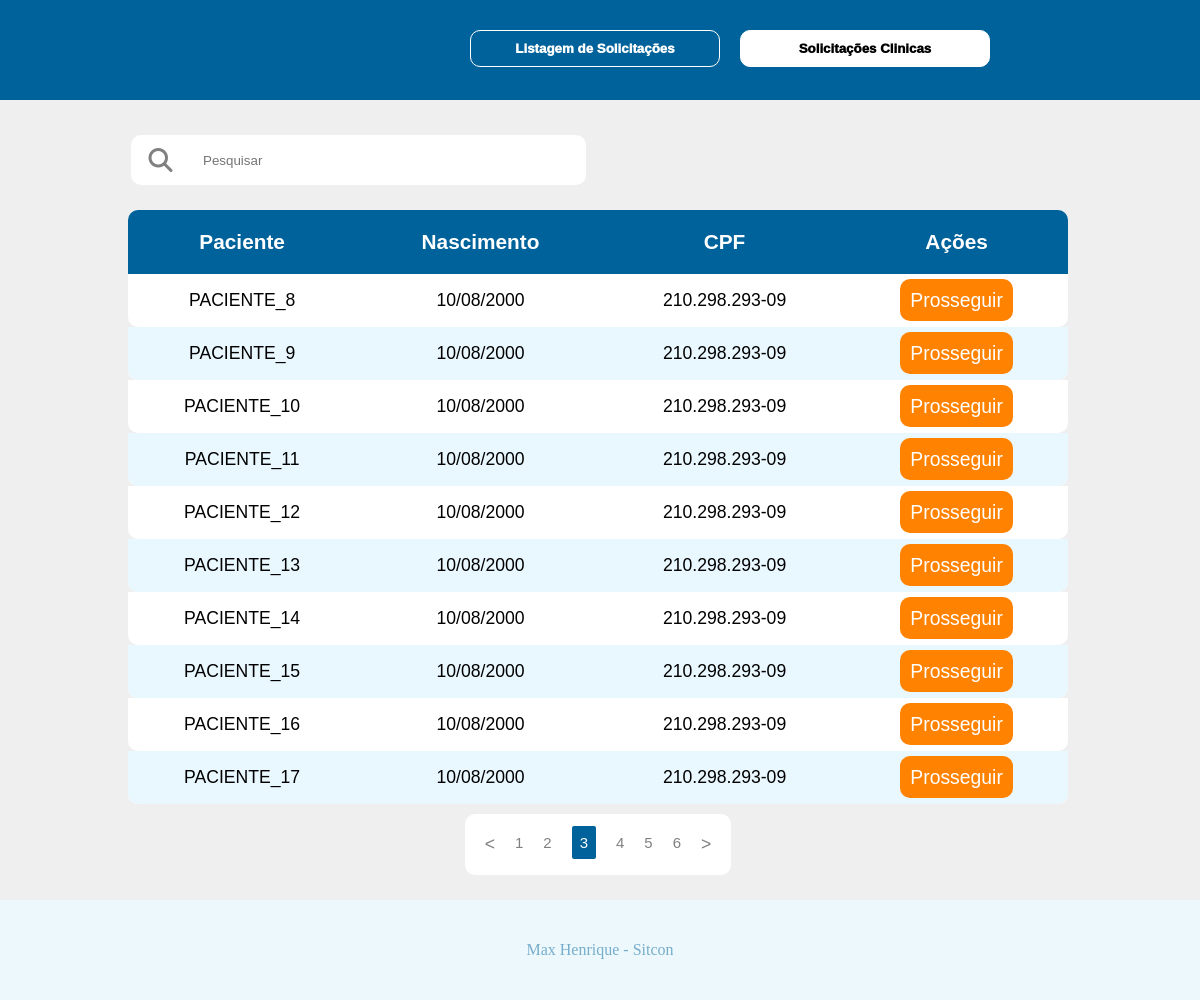
The page /index.php?page=3 on the database its author committed.
### tables this page shows
CREATE TABLE `pacientes` (
  `id` int(11) NOT NULL,
  `nome` varchar(50) NOT NULL,
  `dataNasc` date NOT NULL,
  `CPF` varchar(12) NOT NULL,
  `status` varchar(7) NOT NULL
);

### Configs/Class/class_pacientes.php (called while the page is built, shortened)
<?php
class Pacientes{
    public static function getPacientes($pesquisa){
        $whereSearch = '';
        if(!isset($_GET['page'])){
            $page = 1;
        }else{
            $page = $_GET['page'];
        }
        if($page == 1){
            $limit = " LIMIT 10";
        }else{
            $limit = " LIMIT ".($page-1) * 10 .",10";
        }
        $SQLQuantidade = "SELECT * FROM pacientes $whereSearch";
        $qtItem = mysqli_num_rows(mysqli_query(Database::DB(),$SQLQuantidade));
        $SQL = "SELECT * FROM pacientes $whereSearch $limit";
        $return = array(
            "rows" => mysqli_query(Database::DB(),$SQL),
            "quantidadeItens" => ceil($qtItem),
            "debug"=> $SQL
        );
        return $return;
    }
}

### Configs/Database/db.php (called while the page is built)
<?php
class Database{
    public static function DB(){
        return mysqli_connect('localhost','root','','desafiositcon');
    }
}

### Configs/Class/class_sitcon.php (called while the page is built)
<?php
class Sitcon{
    public static function cpfCnpj($val, $mask) {
        $maskared = '';
        $k = 0;
        for($i = 0; $i<=strlen($mask)-1; $i++) {
            if($mask[$i] == '#') {
                if(isset($val[$k])) $maskared .= $val[$k++];
            } else {
                if(isset($mask[$i])) $maskared .= $mask[$i];
            }
        }
        return $maskared;
    }
    public static function data($data,$tipo){
        return date($tipo, strtotime($data));
    }
}

### index.php (the view)
<?php
include"Configs/Includes/header.php";
require"Configs/Class/class_pacientes.php";
?>
<div class="table-sitcon">
    <form id="pesquisa" action="index.php" method="GET">
        <i class="fa fa-search"></i><input type="search" name="pesquisar" value="<?=(isset($_GET['pesquisar']) ? $_GET['pesquisar'] : '' )?>" placeholder="Pesquisar">
    </form>
    <table>
        <thead class="font-label">
            <tr>
                <th>Paciente</th>
                <th>Nascimento</th>
                <th>CPF</th>
                <th>Ações</th>
            </tr>
        </thead>
        <tbody>
            <?php
            $QuantidadeItens = Pacientes::getPacientes((isset($_GET['pesquisar']) ? $_GET['pesquisar'] : '' ))['quantidadeItens'];
            $linksPaginaveis = ceil($QuantidadeItens/10);
            foreach(Pacientes::getPacientes((isset($_GET['pesquisar']) ? $_GET['pesquisar'] : '' ))['rows'] as $p){
            ?>
            <tr>
                <td><?=$p['nome']?></td>
                <td><?=Sitcon::data($p['dataNasc'],'d/m/Y')?></td>
                <td><?=Sitcon::cpfCnpj($p['CPF'],'###.###.###-###')?></td>
                <td><a href="paciente.php?ID=<?=$p['id']?>" class="btn-prosseguir">Prosseguir</a></td>
            </tr>
            <?php
            }
            ?>
        </tbody>
    </table>
    <span id="pagination">
         <ul>
            <li id="back" style="font-size:1.1em"><a href='index.php<?=(isset($_GET['pesquisar']) ? '?pesquisar='.$_GET['pesquisar']."&page=1" : '?page=1' )?>' class='linkUnselected'><</a></li>
            <?php
            if(!isset($_GET['page'])){
                $page = 1;
            }else{
                $page = $_GET['page'];
            }
            $primeiraPagina = max($page - 3,1);
            $ultimaPagina = min($QuantidadeItens,$page + 3);
            for($i=$primeiraPagina;$i<=$ultimaPagina;$i++){
                $active = "class=\"linkUnselected\"";
                if($page == $i){
                    $active = "class=\"linkSelected\"";
                }
                if($i <= $linksPaginaveis){
                ?>
                    <li><a href='index.php<?=(isset($_GET['pesquisar']) ? '?pesquisar='.$_GET['pesquisar'].'&page='.$i : '?page='.$i )?>' <?=$active?>><?=$i?></a></li>
                <?php
                }
            }
            ?>
            <li id="next" style="font-size:1.1em"><a href='index.php<?=(isset($_GET['pesquisar']) ? '?pesquisar='.$_GET['pesquisar'].'&page='.$linksPaginaveis : '?page='.$linksPaginaveis )?>' class='linkUnselected'>></a></li>
        </ul>
    </span>
</div>
<?php
include"Configs/Includes/footer.php";
?>

### css/headerfooter.css (style rules this page uses)
* { margin:0; padding:0; list-style:none; text-decoration:none; }
body { background:#EFEFEF; overflow:scroll; height:1000px; }
.table-sitcon tbody tr:nth-child(even), .table-sitcon-solicitacoes tbody tr:nth-child(even) { background-color: #e9f7ff; }
.font-label { font-family:Arial, Helvetica, sans-serif; font-weight:1000; }

### css/index.css (style rules this page uses)
.table-sitcon, .table-sitcon-solicitacoes { width:98%; display:flex; flex-direction:column; align-items:center; margin:10px; }
.table-sitcon table thead, .table-sitcon-solicitacoes table thead { background:#00629B; font-size:1.3em; }
.linkUnselected { color:gray; }
.linkSelected { background:#00629B; padding:8px; color:white; text-align:center; border-radius:2px; }
#pagination { display:flex; flex-direction:row; background:white; padding:10px; color:gray; margin:10px; border-radius:10px; }
#pagination ul { display:flex; flex-direction:row; }
#pagination ul li { margin:10px; font-family:Impact, Haettenschweiler, 'Arial Narrow Bold', sans-serif; font-size:15px }
.table-sitcon table tbody, .table-sitcon-solicitacoes table tbody { font-size:1.1em; font-family:Arial, Helvetica, sans-serif; background:white; }
.table-sitcon table tbody tr td, .table-sitcon-solicitacoes table tbody tr td { padding:15px; }
.table-sitcon table tbody tr td:nth-child(1) { border-bottom-left-radius: 10px; }
.table-sitcon table tbody tr td:nth-child(4) { border-bottom-right-radius: 10px; }
.table-sitcon table thead tr th, .table-sitcon-solicitacoes table thead tr th { padding:20px; color:white; }
.table-sitcon table thead tr th:nth-child(1) { border-top-left-radius: 10px; }
.table-sitcon table thead tr th:nth-child(4) { border-top-right-radius: 10px; }
#pesquisa { width:79.5%; padding:25px; }
#pesquisa input { float:left; padding:14.5px; width:400px; background:white; border:solid white; border-bottom-right-radius: 10px; border-top-right-radius: 10px; border-bottom-left-radius: 0px; border-top-left-radius: 0px; }
#pesquisa i { float:left; padding:10px; background:white; border:solid white; border-bottom-left-radius: 10px; border-top-left-radius: 10px; color:gray; font-size:1.5em; padding-left:15px; }
.btn-prosseguir { padding:10px; background-color:#FF8200; color:white; border:none; border-radius:10px; font-family:Arial, Helvetica, sans-serif; font-size:1.1em; }
.table-sitcon table,.table-sitcon-solicitacoes table { width:80%; margin:0px; border-spacing:0px; text-align:center; }

### rows shown on the page
pacientes: nome "PACIENTE_8", dataNasc "10/08/2000", CPF "210.298.293-09"
pacientes: nome "PACIENTE_9", dataNasc "10/08/2000", CPF "210.298.293-09"
pacientes: nome "PACIENTE_10", dataNasc "10/08/2000", CPF "210.298.293-09"
pacientes: nome "PACIENTE_11", dataNasc "10/08/2000", CPF "210.298.293-09"
pacientes: nome "PACIENTE_12", dataNasc "10/08/2000", CPF "210.298.293-09"
pacientes: nome "PACIENTE_13", dataNasc "10/08/2000", CPF "210.298.293-09"
pacientes: nome "PACIENTE_14", dataNasc "10/08/2000", CPF "210.298.293-09"
pacientes: nome "PACIENTE_15", dataNasc "10/08/2000", CPF "210.298.293-09"
pacientes: nome "PACIENTE_16", dataNasc "10/08/2000", CPF "210.298.293-09"
pacientes: nome "PACIENTE_17", dataNasc "10/08/2000", CPF "210.298.293-09"
